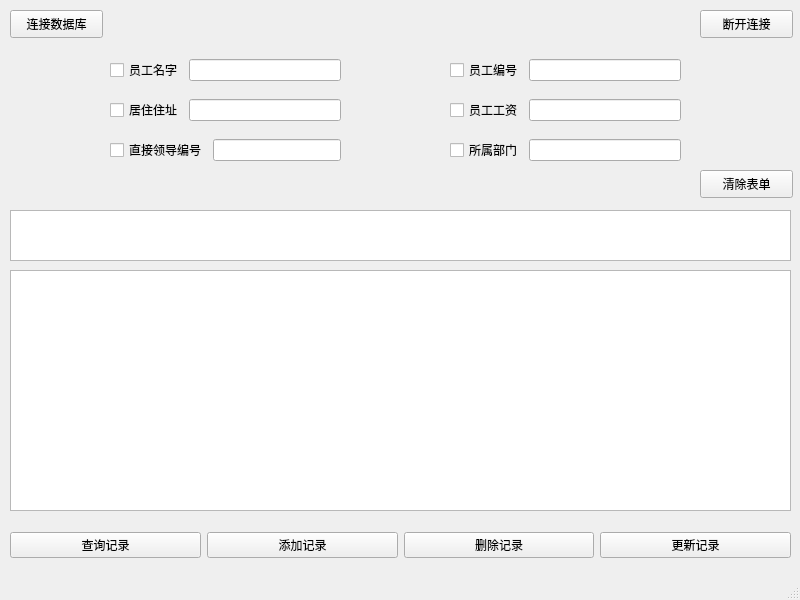
<?xml version="1.0" encoding="UTF-8"?>
<ui version="4.0">
 <class>MainWindow</class>
 <widget class="QMainWindow" name="MainWindow">
  <property name="geometry">
   <rect>
    <x>0</x>
    <y>0</y>
    <width>800</width>
    <height>600</height>
   </rect>
  </property>
  <property name="windowTitle">
   <string>MainWindow</string>
  </property>
  <widget class="QWidget" name="centralwidget">
   <widget class="QWidget" name="horizontalLayoutWidget">
    <property name="geometry">
     <rect>
      <x>10</x>
      <y>520</y>
      <width>781</width>
      <height>51</height>
     </rect>
    </property>
    <layout class="QHBoxLayout" name="Function_horizontalLayout">
     <item>
      <widget class="QPushButton" name="selectButton">
       <property name="text">
        <string>查询记录</string>
       </property>
      </widget>
     </item>
     <item>
      <widget class="QPushButton" name="insertButton">
       <property name="text">
        <string>添加记录</string>
       </property>
      </widget>
     </item>
     <item>
      <widget class="QPushButton" name="deleteButton">
       <property name="text">
        <string>删除记录</string>
       </property>
      </widget>
     </item>
     <item>
      <widget class="QPushButton" name="updateButton">
       <property name="text">
        <string>更新记录</string>
       </property>
      </widget>
     </item>
    </layout>
   </widget>
   <widget class="QTableWidget" name="tableWidget">
    <property name="geometry">
     <rect>
      <x>10</x>
      <y>270</y>
      <width>781</width>
      <height>241</height>
     </rect>
    </property>
   </widget>
   <widget class="QPushButton" name="connectButton">
    <property name="geometry">
     <rect>
      <x>10</x>
      <y>10</y>
      <width>93</width>
      <height>28</height>
     </rect>
    </property>
    <property name="text">
     <string>连接数据库</string>
    </property>
   </widget>
   <widget class="QPushButton" name="closeButton">
    <property name="geometry">
     <rect>
      <x>700</x>
      <y>10</y>
      <width>93</width>
      <height>28</height>
     </rect>
    </property>
    <property name="text">
     <string>断开连接</string>
    </property>
   </widget>
   <widget class="QWidget" name="horizontalLayoutWidget_2">
    <property name="geometry">
     <rect>
      <x>110</x>
      <y>50</y>
      <width>231</width>
      <height>41</height>
     </rect>
    </property>
    <layout class="QHBoxLayout" name="ename_horizontalLayout">
     <item>
      <widget class="QCheckBox" name="enamecheckBox">
       <property name="text">
        <string>员工名字</string>
       </property>
      </widget>
     </item>
     <item>
      <widget class="QLineEdit" name="enamelineEdit"/>
     </item>
    </layout>
   </widget>
   <widget class="QWidget" name="horizontalLayoutWidget_3">
    <property name="geometry">
     <rect>
      <x>450</x>
      <y>50</y>
      <width>231</width>
      <height>41</height>
     </rect>
    </property>
    <layout class="QHBoxLayout" name="essn_horizontalLayout">
     <item>
      <widget class="QCheckBox" name="essncheckBox">
       <property name="text">
        <string>员工编号</string>
       </property>
      </widget>
     </item>
     <item>
      <widget class="QLineEdit" name="essnlineEdit"/>
     </item>
    </layout>
   </widget>
   <widget class="QWidget" name="horizontalLayoutWidget_4">
    <property name="geometry">
     <rect>
      <x>110</x>
      <y>90</y>
      <width>231</width>
      <height>41</height>
     </rect>
    </property>
    <layout class="QHBoxLayout" name="address_horizontalLayout">
     <item>
      <widget class="QCheckBox" name="addresscheckBox">
       <property name="text">
        <string>居住住址</string>
       </property>
      </widget>
     </item>
     <item>
      <widget class="QLineEdit" name="addresslineEdit"/>
     </item>
    </layout>
   </widget>
   <widget class="QWidget" name="horizontalLayoutWidget_5">
    <property name="geometry">
     <rect>
      <x>110</x>
      <y>130</y>
      <width>231</width>
      <height>41</height>
     </rect>
    </property>
    <layout class="QHBoxLayout" name="superssn_horizontalLayout">
     <item>
      <widget class="QCheckBox" name="superssncheckBox">
       <property name="text">
        <string>直接领导编号</string>
       </property>
      </widget>
     </item>
     <item>
      <widget class="QLineEdit" name="superssnlineEdit"/>
     </item>
    </layout>
   </widget>
   <widget class="QWidget" name="horizontalLayoutWidget_6">
    <property name="geometry">
     <rect>
      <x>450</x>
      <y>90</y>
      <width>231</width>
      <height>41</height>
     </rect>
    </property>
    <layout class="QHBoxLayout" name="salary_horizontalLayout">
     <item>
      <widget class="QCheckBox" name="salarycheckBox">
       <property name="text">
        <string>员工工资</string>
       </property>
      </widget>
     </item>
     <item>
      <widget class="QLineEdit" name="salarylineEdit"/>
     </item>
    </layout>
   </widget>
   <widget class="QWidget" name="horizontalLayoutWidget_7">
    <property name="geometry">
     <rect>
      <x>450</x>
      <y>130</y>
      <width>231</width>
      <height>41</height>
     </rect>
    </property>
    <layout class="QHBoxLayout" name="dno_horizontalLayout">
     <item>
      <widget class="QCheckBox" name="dnocheckBox">
       <property name="text">
        <string>所属部门</string>
       </property>
      </widget>
     </item>
     <item>
      <widget class="QLineEdit" name="dnolineEdit"/>
     </item>
    </layout>
   </widget>
   <widget class="QPushButton" name="clearButton">
    <property name="geometry">
     <rect>
      <x>700</x>
      <y>170</y>
      <width>93</width>
      <height>28</height>
     </rect>
    </property>
    <property name="text">
     <string>清除表单</string>
    </property>
   </widget>
   <widget class="QTextBrowser" name="sqltextBrowser">
    <property name="geometry">
     <rect>
      <x>10</x>
      <y>210</y>
      <width>781</width>
      <height>51</height>
     </rect>
    </property>
   </widget>
  </widget>
  <widget class="QStatusBar" name="statusbar"/>
 </widget>
 <resources/>
 <connections/>
</ui>
